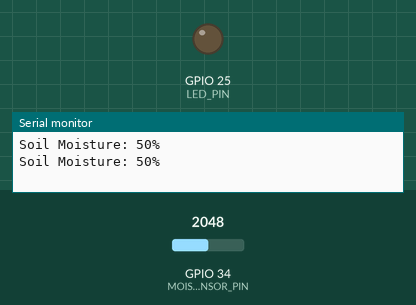
Recording of a sketch running on a simulated ESP32. Parts: output pins drawn as LEDs (lit = HIGH), the last lines printed to the serial monitor. The test bench sets the inputs (shaded band); at power-on: GPIO 34 (MOISTURE_SENSOR_PIN) = 2048.

Above: at 1.8 s.
1.9 s: GPIO 34 (MOISTURE_SENSOR_PIN) set to 1277
3.4 s: GPIO 34 (MOISTURE_SENSOR_PIN) set to 1177
At 5.2 s:
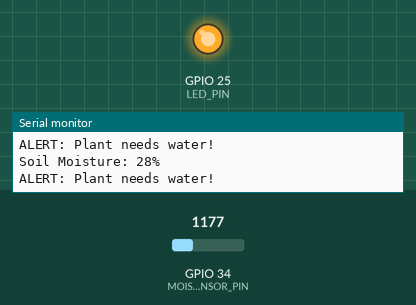
5.5 s: GPIO 34 (MOISTURE_SENSOR_PIN) set to 2047
At 6.9 s:
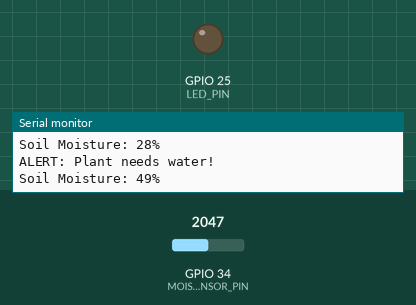
7.5 s: GPIO 34 (MOISTURE_SENSOR_PIN) set to 1228
At 8.5 s:
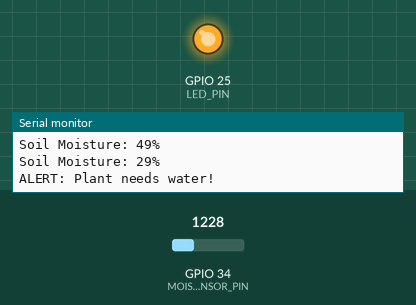
Timing chart, 0 to 10.5 s (numbered marks = the images above; inputs shaded):
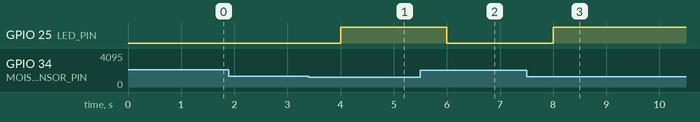

The sketch:

SmartPlant.ino
```cpp
#define MOISTURE_SENSOR_PIN 34
#define LED_PIN 25

void setup() {
  Serial.begin(115200);
  pinMode(LED_PIN, OUTPUT);
}

void loop() {
  int moisture = analogRead(MOISTURE_SENSOR_PIN);

  int moisturePercent = map(moisture, 0, 4095, 0, 100);
  moisturePercent = constrain(moisturePercent, 0, 100);

  Serial.print("Soil Moisture: ");
  Serial.print(moisturePercent);
  Serial.println("%");

  if (moisturePercent < 30) {
    digitalWrite(LED_PIN, HIGH);
    Serial.println("ALERT: Plant needs water!");
  } else {
    digitalWrite(LED_PIN, LOW);
  }

  delay(1000);
}
```

Measured:
- the behaviour switches between 1229 and 1228 on GPIO 34 (MOISTURE_SENSOR_PIN) (found by bisection; images 0 and 1)
- after the input at 3.4 s, GPIO 25 (LED_PIN): LOW → HIGH after 0.60 s
- after the input at 5.5 s, GPIO 25 (LED_PIN): HIGH → LOW after 0.50 s
- after the input at 7.5 s, GPIO 25 (LED_PIN): LOW → HIGH after 0.50 s
